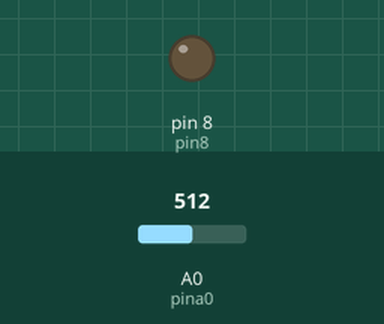
Recording of a sketch running on a simulated Arduino Uno, built with avr-gcc and run on an emulated ATmega328P. Parts: output pins drawn as LEDs (lit = HIGH). Inputs (shaded band) come from the test bench; at power-on: A0 (pina0) = 512. What the sketch prints to the serial monitor is not drawn.

Above: at 1.3 s.
1.4 s: A0 (pina0) set to 598
2.9 s: A0 (pina0) set to 630
At 3.8 s:
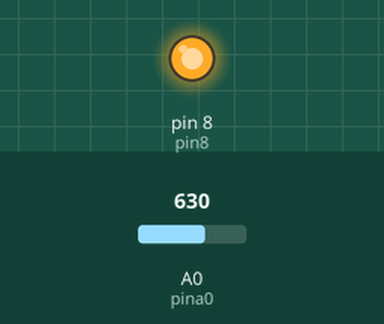
4.5 s: A0 (pina0) set to 511
At 5.0 s:
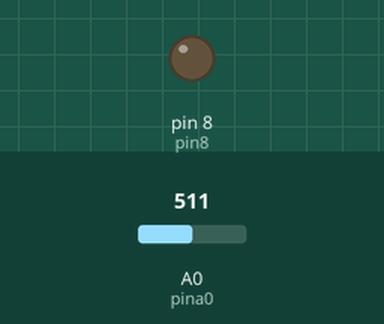
6.0 s: A0 (pina0) set to 716
At 7.3 s:
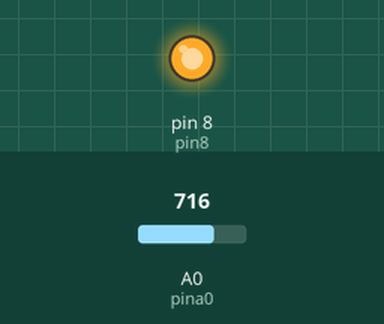
Timing chart, 0 to 8.5 s (numbered marks = the images above; inputs shaded):
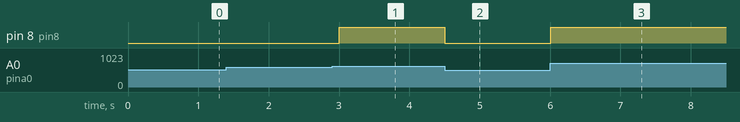

The sketch:

ejemplo2_if_pulsador.ino
```cpp
int pina0 = A0;
int pin8 = 8;
float pot;
int del = 500;

void setup() {
  pinMode(pina0,INPUT);
  pinMode(pin8,OUTPUT);
  Serial.begin(9600);

}

void loop() {
  pot = (5.0*analogRead(pina0))/1023.0;

  if(pot>3){ // CAMBIAR POR ==5
    digitalWrite(pin8,HIGH);

  }
  if(pot<=3){ // CAMBIAR POR !=5
    digitalWrite(pin8,LOW);

  }
  Serial.print(pot);
  delay(del);

}
```

Measured:
- the behaviour switches between 613 and 614 on A0 (pina0) (found by bisection; images 0 and 1)
- after the input at 1.4 s, every drawn part: stays the same
- after the input at 2.9 s, pin 8 (pin8): LOW → HIGH after 0.10 s
- after the input at 4.5 s, pin 8 (pin8): HIGH → LOW at once
- after the input at 6.0 s, pin 8 (pin8): LOW → HIGH at once
